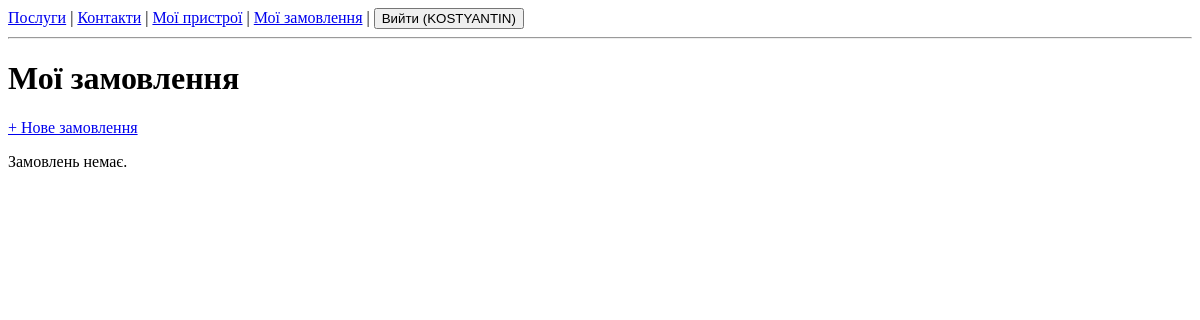
The page /orders/ (signed in) on the database as committed earlier.
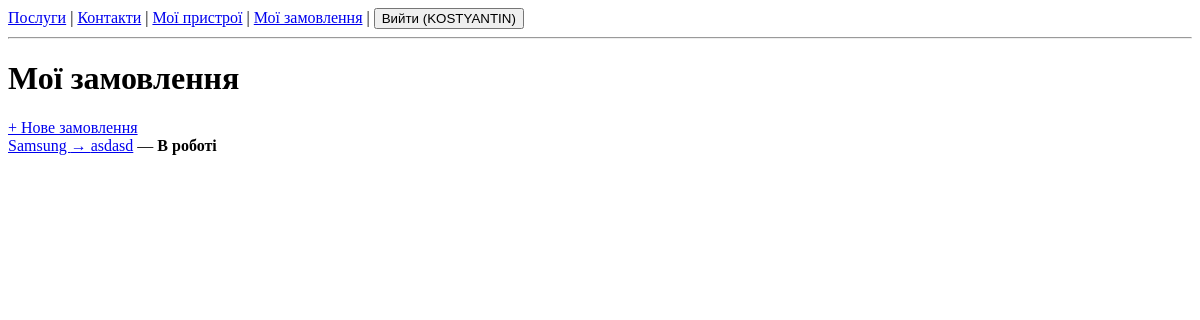
The same page on the database as committed later.
### repair/models.py (models this page shows, shortened)
class RepairOrder(models.Model):
    STATUS_CHOICES = [
        ('pending', 'Очікує'),
        ('in_progress', 'В роботі'),
        ('done', 'Виконано'),
        ('cancelled', 'Скасовано'),
    ]
    device = models.ForeignKey(Device, on_delete=models.CASCADE, related_name='orders')
    service = models.ForeignKey(Service, on_delete=models.CASCADE)
    status = models.CharField(max_length=20, choices=STATUS_CHOICES, default='pending')
    comment = models.TextField(blank=True)
    created_at = models.DateTimeField(auto_now_add=True)
    updated_at = models.DateTimeField(auto_now=True)

class Device(models.Model):
    DEVICE_TYPES = [
        ('phone', 'Смартфон'),
        ('laptop', 'Ноутбук'),
        ('tablet', 'Планшет'),
        ('other', 'Інше'),
    ]
    owner = models.ForeignKey(User, on_delete=models.CASCADE, related_name='devices')
    name = models.CharField(max_length=200)           # наприклад: "iPhone 13"
    device_type = models.CharField(max_length=20, choices=DEVICE_TYPES)
    serial_number = models.CharField(max_length=100, blank=True)
    created_at = models.DateTimeField(auto_now_add=True)

class Service(models.Model):
    name = models.CharField(max_length=200)
    description = models.TextField(blank=True)
    price = models.DecimalField(max_digits=8, decimal_places=2)
    duration_days = models.PositiveIntegerField(default=1)  # скільки днів займає

### repair/views.py (the view)
# urls.py: path('orders/', views.order_list, name='order_list'),
@login_required
def order_list(request):
    orders = RepairOrder.objects.filter(device__owner=request.user)
    return render(request, 'repair/order_list.html', {'orders': orders})

### templates/repair/order_list.html
{% extends 'base.html' %}
{% block content %}
<h1>Мої замовлення</h1>
<a href="{% url 'order_create' %}">+ Нове замовлення</a>
{% for o in orders %}
    <div>
        <a href="{% url 'order_detail' o.pk %}">{{ o.device.name }} → {{ o.service.name }}</a>
        — <strong>{{ o.get_status_display }}</strong>
    </div>
{% empty %}
    <p>Замовлень немає.</p>
{% endfor %}
{% endblock %}

Rows that differ between the two databases and show on the page:
added RepairOrder: device.name "Samsung", service.name "asdasd", status "В роботі"
Other text that changed with them:
text no longer shown: "Замовлень немає."
